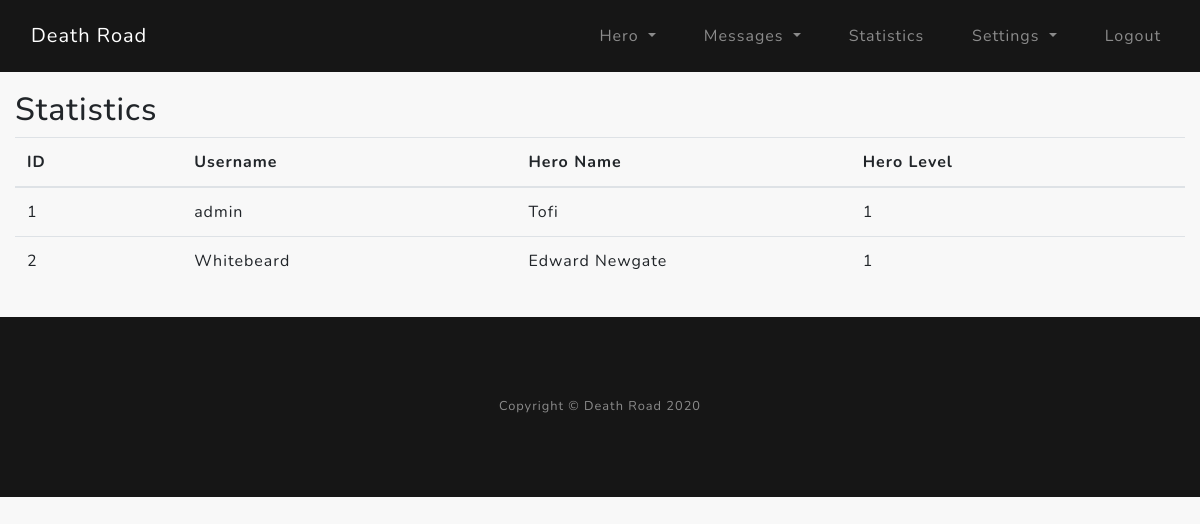
The page /statistics (signed in) on the database its author committed.
### core/models.py (models this page shows)
class User(db.Model, UserMixin):
    __tablename__ = "user"
    id = Column(Integer, primary_key=True)  # User ID
    username = Column(String(32), unique=True, nullable=False)  # Username used in registration
    email = Column(String(120), unique=True, nullable=False)  # Email for registration
    password = Column(String(60), nullable=False)  # hashed password
    hidemail = Column(Boolean, nullable=True)  # 0/1 Hide/Show email in public profile
    msg_per_page = Column(Integer, nullable=False)  # get how many messages to show on inbox/outbox page

class Hero(db.Model):
    __tablename__ = "hero"
    acc_id = Column(Integer, primary_key=True)  # hero id connected to account id
    name = Column(String(16), unique=True)  # name of the hero
    gender = Column(Boolean)  # 0 - male / 1 - female
    date_created = Column(DateTime)  # date created the hero
    level = Column(Integer)  # current level of the hero
    current_exp = Column(Integer)  # current experience of hero
    next_lvl_exp = Column(Integer)  # exp needed for next level
    hp = Column(Integer)  # current hero health HP
    hp_max = Column(Integer)  # current hero health HP
    hp_regen_rate = Column(Integer)  # hp regeneration per second
    hp_check_regen = Column(DateTime)  # used to calculate the regenerated hp over time
    alive = Column(Integer)  # Check if hero is Death (0), Reviving (1), Alive (2)
    death_check = Column(DateTime)  # Time when the hero was revived
    revive_time = Column(Integer)  # seconds needed to revive the hero after the revive button is pressed
    attack_point = Column(Integer)  # attack points needed to calculate damage

### core/statistics/routes.py (the view)
@stats.route("/statistics")
@login_required
def statistics():
    stats = db.session.query(User, Hero).outerjoin(Hero, User.id == Hero.acc_id)
    get_unread_msgs = unread_msgs(current_user.username)
    return render_template("statistics.html", stats=stats, get_unread_msgs=get_unread_msgs)

### core/models.py (called while the page is built)
@login_manager.user_loader
def load_user(user_id):
    return User.query.get(int(user_id))

### core/utils/unread_msgs.py (called while the page is built)
def unread_msgs(current_acc_uname):
    gum = Messages.query.filter_by(recipient=current_acc_uname, del_in=False, seen=False).count()
    return gum

### core/templates/statistics.html
{% extends "layout.html" %}
{% block content %}
<section class="statistics-section">
    <div class="container py-3">
        <div class="row">
            <div class="col-lg">
                <h2>Statistics</h2>
                <table class="table table-hover">
                    <thead style="font-weight: bold">
                        <tr>
                            <th class="col-md-1">ID</th>
                            <th class="col-sm-2">Username</th>
                            <th class="col-sm-2">Hero Name</th>
                            <th class="col-sm-2">Hero Level</th>
                        </tr>
                    </thead>
                    <tbody>
                    {% for stat in stats %}
                        <tr>
                            <td>{{ stat[0].id }}</td>
                            <td>{{ stat[0].username }}</td>
                        {% if stat[1] == None %}
                            <td>-</td>
                            <td>-</td>
                        {% else %}
                            <td>{{ stat[1].name }}</td>
                            <td>{{ stat[1].level }}</td>
                        {% endif %}
                        </tr>
                    {% endfor %}
                    </tbody>
                </table>
            </div>
        </div>
    </div>
</section>
{% endblock %}

### core/static/custom-style.css (style rules this page uses)
html, body { scroll-behavior: smooth; }
body { font-family: 'Nunito'; letter-spacing: 0.0625em; background-color: #f8f8f8; }
@media (min-width: 1000px) { .container { max-width: 1600px; } }
.statistics-section { margin: 75px 0 0 0; }

### rows shown on the page
User: id "1", username "admin", name "Tofi", level "1"
User: id "2", username "Whitebeard", name "Edward Newgate", level "1"
